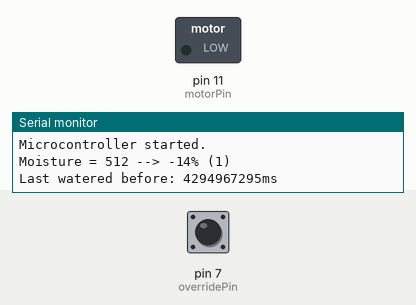
This sketch was run on a simulated Arduino Uno, built with avr-gcc and run on an emulated ATmega328P. Parts: switched loads named in the sketch (green lamp = pin HIGH), the last lines printed to the serial monitor. The test bench sets the inputs (shaded band); at power-on: pin 7 (overridePin) HIGH.

Above: at 1.2 s.
1.3 s: pin 7 (overridePin) pulled LOW for 0.15 s
At 2.7 s:
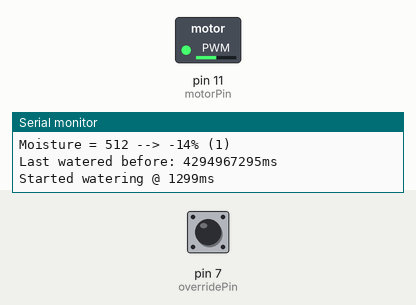
Timing chart, 0 to 47.7 s (numbered marks = the images above; inputs shaded):
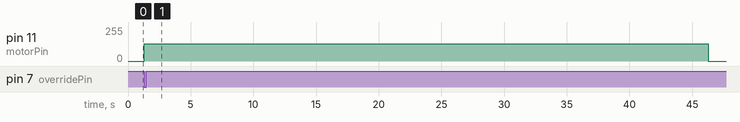

Measured:
- after the input at 1.3 s, pin 11 (motorPin): 0/255 → 128/255 at once, → 0/255 45.0 s later

The sketch:

beta-0.1.0.ino
```cpp
// GENERAL SETTINGS
const unsigned long idleTime = 900000L; // 15 minutes

// IRRIGATION SETTINGS
const unsigned long wateringPeriod = 45000L; // 45 seconds
const unsigned long minIntervalBetweenWatering = 432000000L; // 5 days
const int motorIntensity = 128; // (min = 0, max = 255)

// MOISTURE SETTINGS
const int wet = 110, dry = 460;
const int dryThreshold = 45; // in percentage (lower is dryer)

// PINS
const int sensorPin = 0;
const int motorPin = 11;
const int overridePin = 7;

// OVERRIDE
boolean overrideWatering = false;
// HOW TO OVERRIDE WATERING TO START PROCEDURE INSTANTLY?
//
// Just connect overridePin to the ground

// Safety variables
int readingsBelowThreshold = 0;
boolean enoughTimePassed = true, wateringCurrently = false;
unsigned long lastWateredBefore = 4294967295L;
unsigned long startedWateringAt = 0;
boolean wateredAtLeastOnce = false;

// Time tracking
unsigned long lastMeasured = 432000000L;

// Function prototypes
void measureMoisture();
void initiateWateringProcedure();
void stopWatering();

// Debug?
const boolean debugMode = true;

void setup() {
  if(debugMode) {
      Serial.begin(9600);
      Serial.println("Microcontroller started.\n\n");
  }

  // Sensor init
  pinMode(sensorPin, INPUT_PULLUP);

  // Motor init
  pinMode(motorPin, OUTPUT);
  digitalWrite(motorPin, LOW);

  // Override init
  pinMode(overridePin, INPUT_PULLUP);
}


void loop() {

  // We measure every once in a while
  measureMoisture();

  // Will motor do the motoring?
  enoughTimePassed = lastWateredBefore >= minIntervalBetweenWatering;

  // Did we override watering procedure with serial input
  checkOverride();

  // Start watering procedure
  if((readingsBelowThreshold >= 10 && enoughTimePassed) || overrideWatering) {
    initiateWateringProcedure();
  }

  // Keeping track since we last watered
  if(!wateringCurrently && wateredAtLeastOnce) {
    lastWateredBefore = (unsigned long)(millis() - startedWateringAt);
  }
}

void measureMoisture() {
  if((unsigned long)(millis() - lastMeasured) >= idleTime && !wateringCurrently) {
    lastMeasured = millis();

     // Sensor tingling
    int moistureLevel = analogRead(sensorPin);
    int moisturePercentage = map(moistureLevel, wet, dry, 100, 0);

    // Safety safetying
    if(moisturePercentage <= dryThreshold && !wateringCurrently) {
      readingsBelowThreshold += 1;
    } else {
      readingsBelowThreshold = 0;
    }

    if(debugMode) {
      Serial.print("Moisture = ");
      Serial.print(moistureLevel);
      Serial.print(" --> ");
      Serial.print(moisturePercentage);
      Serial.print("% (");
      Serial.print(readingsBelowThreshold);
      Serial.print(")\n");

      Serial.print("Last watered before: ");
      Serial.print(lastWateredBefore);
      Serial.print("ms\n");
    }
  }
}

void initiateWateringProcedure() {
    if(!wateringCurrently) {
      wateringCurrently = wateredAtLeastOnce = true;
      startedWateringAt = millis();

      analogWrite(motorPin, motorIntensity);

      if(debugMode) {
        Serial.print("\n\nStarted watering @ ");
        Serial.print(startedWateringAt);
        Serial.print("ms\n\n\n");
      }
    }

    boolean finishedWatering = (unsigned long)(millis() - startedWateringAt) >= wateringPeriod;

    // Motor demotoring
    if(finishedWatering) {
      stopWatering();
    }
}

void stopWatering() {
  wateringCurrently = overrideWatering = false;
  readingsBelowThreshold = 0;
  lastWateredBefore = startedWateringAt + wateringPeriod;
  analogWrite(motorPin, 0);

  if(debugMode) {
    Serial.print("\n\nStopped watering @ ");
    Serial.print(millis());
    Serial.print("ms\n\n\n");
  }
}

void checkOverride() {
  if(digitalRead(overridePin) == LOW) {
    overrideWatering = true;
  }
}
```
